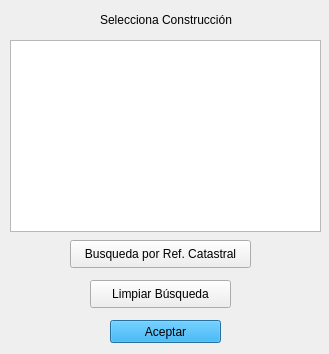
<?xml version="1.0" encoding="UTF-8"?>
<ui version="4.0">
 <class>Dialog</class>
 <widget class="QDialog" name="Dialog">
  <property name="geometry">
   <rect>
    <x>0</x>
    <y>0</y>
    <width>329</width>
    <height>354</height>
   </rect>
  </property>
  <property name="windowTitle">
   <string>Dialog</string>
  </property>
  <widget class="QListWidget" name="list_bbdd">
   <property name="geometry">
    <rect>
     <x>10</x>
     <y>40</y>
     <width>311</width>
     <height>192</height>
    </rect>
   </property>
  </widget>
  <widget class="QPushButton" name="btn_informe">
   <property name="geometry">
    <rect>
     <x>110</x>
     <y>320</y>
     <width>111</width>
     <height>23</height>
    </rect>
   </property>
   <property name="styleSheet">
    <string notr="true">background-color: rgb(0, 170, 255)</string>
   </property>
   <property name="text">
    <string>Aceptar</string>
   </property>
  </widget>
  <widget class="QLabel" name="label_2">
   <property name="geometry">
    <rect>
     <x>100</x>
     <y>10</y>
     <width>141</width>
     <height>20</height>
    </rect>
   </property>
   <property name="text">
    <string>Selecciona Construcción</string>
   </property>
  </widget>
  <widget class="QPushButton" name="btn_const_selec_ref">
   <property name="geometry">
    <rect>
     <x>70</x>
     <y>240</y>
     <width>181</width>
     <height>28</height>
    </rect>
   </property>
   <property name="text">
    <string>Busqueda por Ref. Catastral</string>
   </property>
  </widget>
  <widget class="QPushButton" name="btn_const_limpiar">
   <property name="geometry">
    <rect>
     <x>90</x>
     <y>280</y>
     <width>141</width>
     <height>28</height>
    </rect>
   </property>
   <property name="text">
    <string>Limpiar Búsqueda</string>
   </property>
  </widget>
 </widget>
 <resources/>
 <connections/>
</ui>
